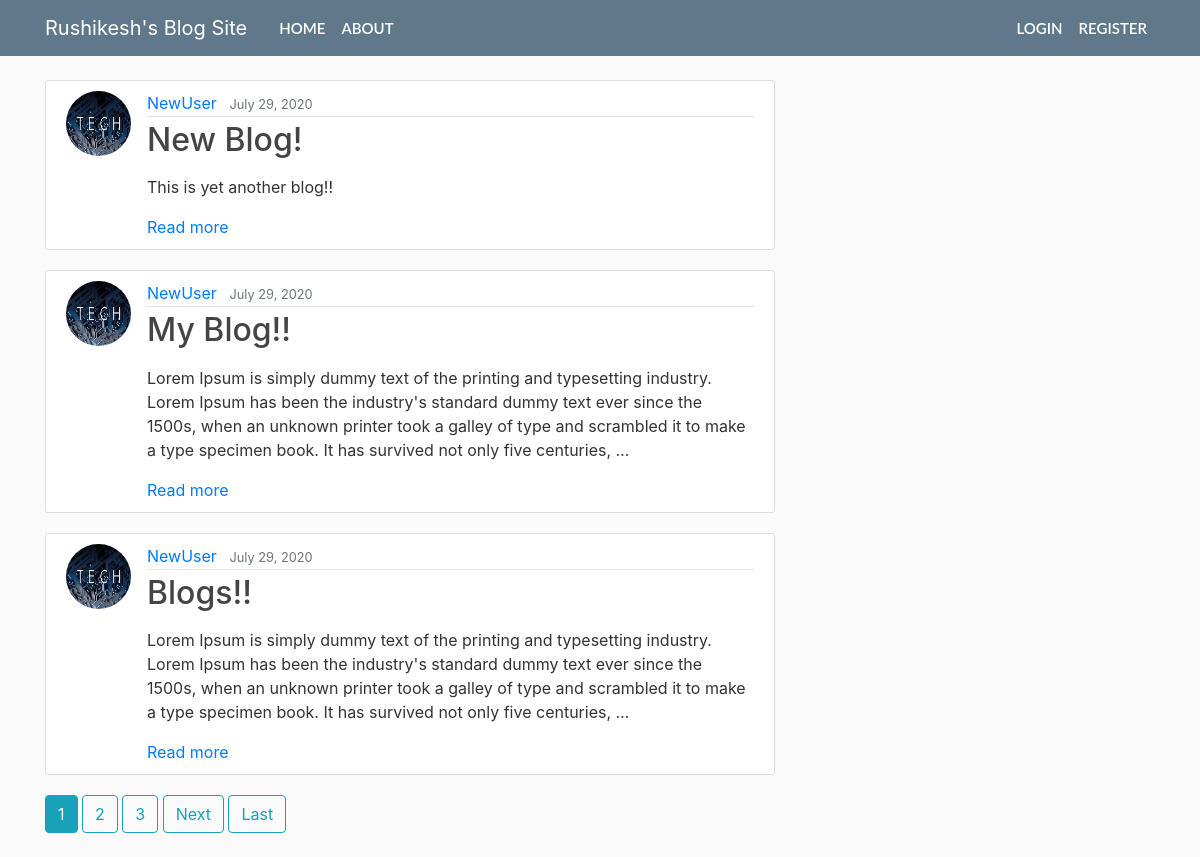
Before: / with the older database file.
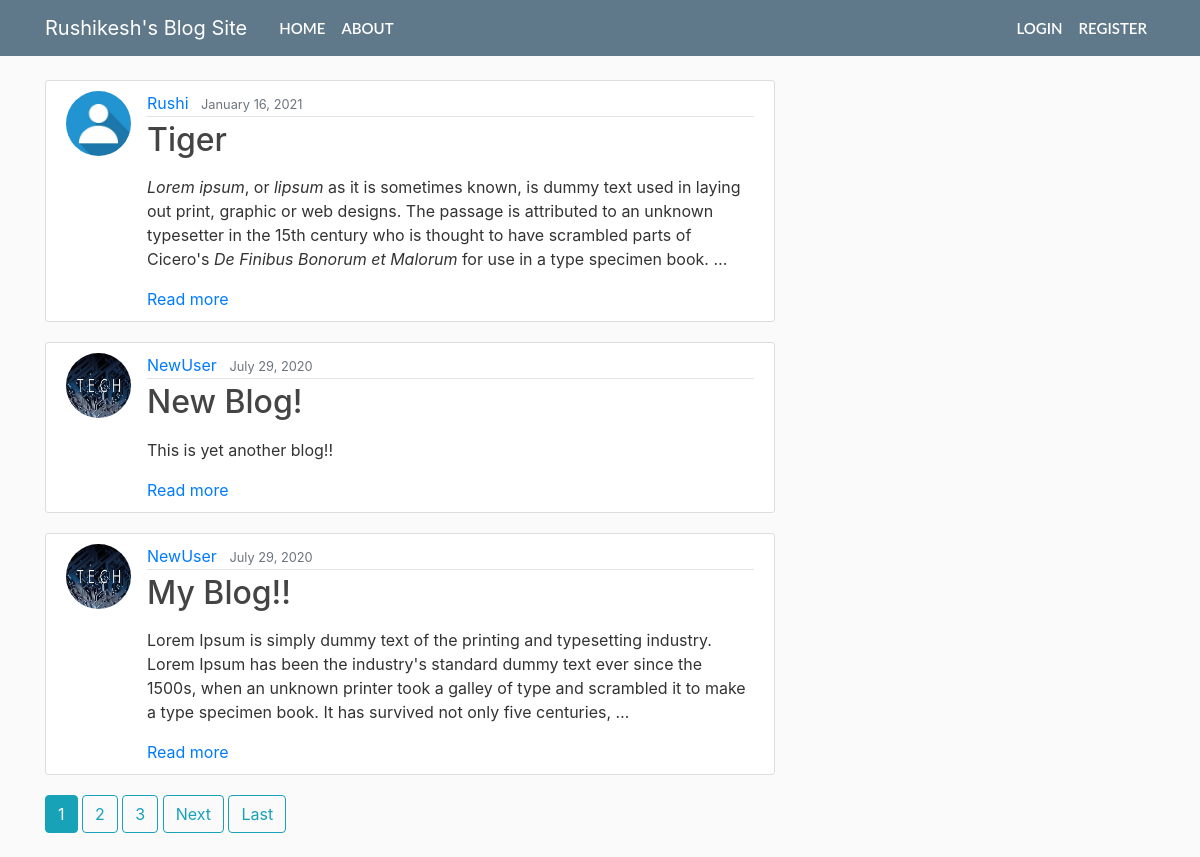
After: the same page with the newer database file.
### blog/models.py (models this page shows, shortened)
class Post(models.Model):
    title = models.CharField(max_length=100)
    content = RichTextField(blank=True, null=True)
    date_posted = models.DateTimeField(default = timezone.now)
    author = models.ForeignKey(User, on_delete = models.CASCADE)

### users/models.py (models this page shows, shortened)
class Profile(models.Model):
    user = models.OneToOneField(User, on_delete=models.CASCADE)
    image = models.ImageField(default = 'default.jpg', upload_to = 'profile_pics')

### blog/views.py (the view)
# urls.py: path('', PostListView.as_view(), name='blog-home'),
class PostListView(ListView):
  model = Post
  template_name = 'blog/home.html'
  context_object_name = 'posts'
  ordering = ['-date_posted']
  paginate_by = 3

### blog/templates/blog/home.html (shortened to what this page needs)
{% extends "blog/block.html" %}
  {% block content %}
{% for post in posts %}
<article class="media content-section">
  <img class="rounded-circle article-img" src="{{ post.author.profile.image.url }}">
  <div class="media-body">
    <div class="article-metadata">
      <a class="mr-2" href="{% url 'user-posts' post.author.username %}">{{ post.author }}</a>
      <small class="text-muted">{{ post.date_posted|date:"F d, Y" }}</small>
    </div>
    <h2><a class="article-title" href="{% url 'post-detail' post.id %}">{{ post.title }}</a></h2>
    <p class="article-content"> {{ post.content|safe|truncatewords:"50"|linebreaks }}</p>
    <a href="{% url 'post-detail' post.id %}">Read more</a>
  </div>
</article>
 {% endfor %}
 {% if is_paginated %}
  {% for num in page_obj.paginator.page_range %}
    {% if page_obj.number == num %}
      <a class="btn btn-info mb-4" href="?page={{ num }}">{{ num }}</a>
    {% elif num > page_obj.number|add:'-3' and num < page_obj.number|add:'3' %}
    <a class="btn btn-outline-info mb-4" href="?page={{ num }}">{{ num }}</a>
    {% endif %}
  {% endfor %}
  {% if page_obj.has_next %}
    <a class="btn btn-outline-info mb-4" href="?page={{ page_obj.next_page_number }}">Next</a>
    <a class="btn btn-outline-info mb-4" href="?page={{ page_obj.paginator.num_pages }}">Last</a>
  {% endif %}
  {% endif %}
  {% endblock %}

### blog/templates/blog/block.html (shortened to what this page needs)
{% load static %}
<!DOCTYPE html>
<html>
    <head>
     <link rel="stylesheet" href="https://maxcdn.bootstrapcdn.com/bootstrap/4.5.0/css/bootstrap.min.css">
     <link rel="stylesheet" type="text/css" href="{% static 'blog/main.css' %}">
    </head>
<body>
    <header class="site-header">
        <nav class="navbar navbar-expand-md navbar-dark bg-steel fixed-top">
          <div class="container">
            <a class="navbar-brand mr-4" href="{% url 'blog-home' %}">Rushikesh's Blog Site</a>
            <div class="collapse navbar-collapse" id="navbarToggle">
              <div class="navbar-nav mr-auto">
                <a class="nav-item nav-link" href="{% url 'blog-home' %}">Home</a>
                <a class="nav-item nav-link" href="{% url 'blog-about' %}">About</a>
              </div>
              <div class="navbar-nav">
                {% if user.is_authenticated %}
                   <a class="nav-item nav-link" href="{% url 'post-create' %}">New Post</a>
                   <a class="nav-item nav-link" href="{% url 'profile' %}">Profile</a>
                   <a class="nav-item nav-link" href="{% url 'logout' %}">Logout</a>
                {% else %}
                   <a class="nav-item nav-link" href="{% url 'login' %}">Login</a>
                   <a class="nav-item nav-link" href="{% url 'register' %}">Register</a>
                {% endif %}
              </div>
            </div>
          </div>
        </nav>
      </header>
      <main role="main" class="container">
        <div class="row">
          <div class="col-md-8">
            {% block content %}{% endblock %}
          </div>
        </div>
      </main>
</body>
</html>

### blog/static/blog/main.css (style rules this page uses)
body { background: #fafafa; color: #333333; margin-top: 5rem; }
h1, h2, h3, h4, h5, h6 { color: #444444; }
.bg-steel { background-color: #5f788a; }
.site-header .navbar-nav .nav-link { color: #cbd5db; }
.content-section { background: #ffffff; padding: 10px 20px; border: 1px solid #dddddd; border-radius: 3px; margin-bottom: 20px; }
.article-title { color: #444444; }
.article-content { white-space: pre-line; }
.article-img { height: 65px; width: 65px; margin-right: 16px; }
.article-metadata { padding-bottom: 1px; margin-bottom: 4px; border-bottom: 1px solid #e3e3e3 }
.nav-item { padding-left: 10px; padding-right: 10px; font-family: "Lato", sans-serif; text-transform: uppercase; }
.nav-link { font-size: 15px; display: block; padding: .5rem 1rem; font-weight: 600; border-bottom: greenyellow; border-radius: 0.7em; color: white !important; }
.navbar-nav .nav-link { padding-right: 0; padding-left: 0; }

Changed rows visible on the page:
no longer on this page (row unchanged): Post: author.profile.image (picture), author "NewUser", date_posted "July 29, 2020", title "Blogs!!", content "Lorem Ipsum is simply dummy text of the printing and typesetting industry. Lorem Ipsum has been the industry's standard dummy text ever since the 1500s, when an unknown printer took a galley of type and scrambled it to make a type specimen book. It has survived not only five centuries, …"
added Post: author.profile.image (placeholder picture), author "Rushi", date_posted "January 16, 2021", title "Tiger", content "Lorem ipsum , or lipsum as it is sometimes known, is dummy text used in laying out print, graphic or web designs. The passage is attributed to an unknown typesetter in the 15th century who is thought to have scrambled parts of Cicero's De Finibus Bonorum et Malorum for use in a type specimen book. …"
